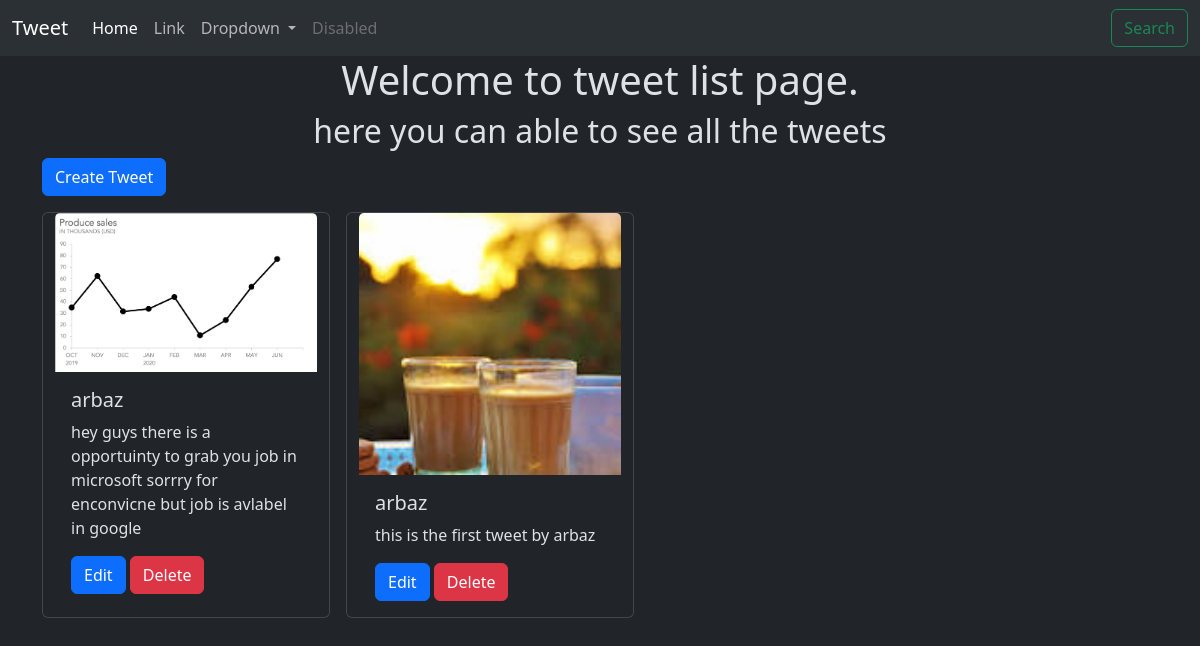
Page /tweet/ on the earlier database version.
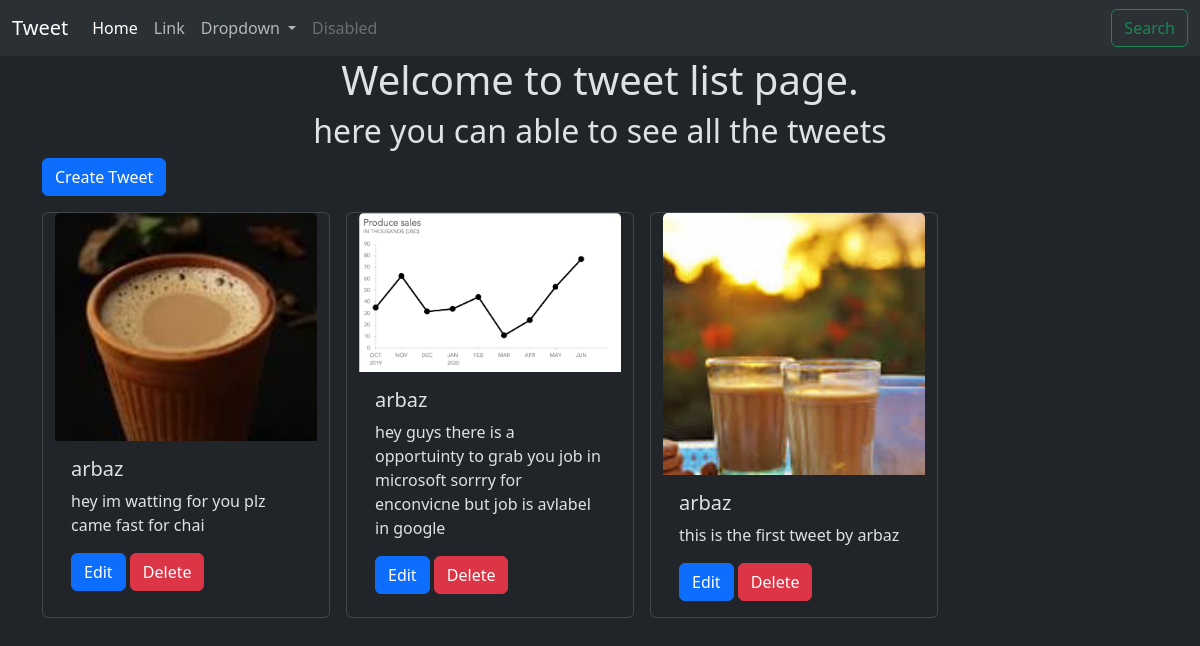
Same page on the later database version.
### tweet/models.py (models this page shows, shortened)
class Tweet(models.Model):
    user=models.ForeignKey(User, on_delete=models.CASCADE)
    text= models.TextField(max_length=250)
    photo=models.ImageField(upload_to='photos/', blank=True, null=True)
    create_at=models.DateTimeField(auto_now_add=True)
    updated_at = models.DateTimeField(auto_now=True)

### tweet/views.py (the view)
# urls.py: path('', views.tweet_list, name='tweet_list'),
def tweet_list(request):
    tweets = Tweet.objects.all().order_by('-create_at')
    return render(request, 'tweet_list.html', {'tweets':tweets})

### tweet/templates/tweet_list.html (shortened to what this page needs)
{% extends "layout.html" %}
{% block content %}
    <h1 class="text-center ">Welcome to tweet list page.</h1>
    <h2 class="text-center ">here you can able to see all the tweets</h2>
    <a class='btn btn-primary mb-3' href="{% url 'tweet_create'  %}"> Create Tweet</a>
    <div class="container row gap-3">
        {% for tweet in tweets %}
        <div class="card" style="width: 18rem;">
            <img class='card-img-top mx-auto d-block' style="width: 100%;" src="{{ tweet.photo.url }}" class="card-img-top" alt="loading...">
            <div class="card-body">
              <h5 class="card-title">{{tweet.user.username}}</h5>
              <p class="card-text">{{tweet.text}}</p>
              <a href="{% url 'tweet_edit' tweet.id %}" class="btn btn-primary ">Edit</a>
              <a href="{% url 'tweet_delete' tweet.id %}" class="btn btn-danger ml-5">Delete</a>
            </div>
          </div>
        {% endfor %}
    </div>
{% endblock %}

### templates/layout.html (shortened to what this page needs)
{% load static %}
<!DOCTYPE html>
<html lang="en" data-bs-theme="dark">
<head>
    <link href="https://cdn.jsdelivr.net/npm/bootstrap@5.3.3/dist/css/bootstrap.min.css" rel="stylesheet">
</head>
<body >
    <nav class="navbar navbar-expand-lg bg-body-tertiary">
        <div class="container-fluid">
          <a class="navbar-brand" href="{% url 'tweet_list' %}">Tweet</a>
          <div class="collapse navbar-collapse" id="navbarSupportedContent">
            <ul class="navbar-nav me-auto mb-2 mb-lg-0">
              <li class="nav-item">
                <a class="nav-link active" aria-current="page" href="#">Home</a>
              </li>
              <li class="nav-item">
                <a class="nav-link" href="#">Link</a>
              </li>
              <li class="nav-item dropdown">
                <a class="nav-link dropdown-toggle" href="#" role="button" data-bs-toggle="dropdown" aria-expanded="false">
                  Dropdown
                </a>
              </li>
              <li class="nav-item">
                <a class="nav-link disabled" aria-disabled="true">Disabled</a>
              </li>
            </ul>
            <form class="d-flex " role="search">
              <a class="btn btn-outline-success" href="{% url 'search_list' %}">Search</a>
            </form>
          </div>
        </div>
      </nav>
    <div class="container">
        {% block content %}
        {% endblock %}
    </div>
</body>
</html>

Differences in the rows shown:
added Tweet: photo (picture), user.username "arbaz", text "hey im watting for you plz came fast for chai"
